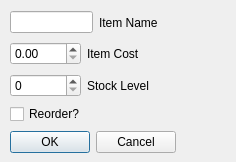
<?xml version="1.0" encoding="UTF-8"?>
<ui version="4.0">
 <class>EditItemDialog</class>
 <widget class="QDialog" name="EditItemDialog">
  <property name="geometry">
   <rect>
    <x>0</x>
    <y>0</y>
    <width>236</width>
    <height>162</height>
   </rect>
  </property>
  <property name="cursor">
   <cursorShape>ArrowCursor</cursorShape>
  </property>
  <property name="mouseTracking">
   <bool>false</bool>
  </property>
  <property name="windowTitle">
   <string>Dialog</string>
  </property>
  <property name="windowOpacity">
   <double>1.000000000000000</double>
  </property>
  <property name="autoFillBackground">
   <bool>false</bool>
  </property>
  <widget class="QWidget" name="layoutWidget">
   <property name="geometry">
    <rect>
     <x>10</x>
     <y>130</y>
     <width>214</width>
     <height>24</height>
    </rect>
   </property>
   <layout class="QHBoxLayout" name="okCancelLayout">
    <item>
     <widget class="QDialogButtonBox" name="okCancelButton">
      <property name="orientation">
       <enum>Qt::Horizontal</enum>
      </property>
      <property name="standardButtons">
       <set>QDialogButtonBox::Cancel|QDialogButtonBox::Ok</set>
      </property>
     </widget>
    </item>
    <item>
     <spacer name="horizontalSpacer">
      <property name="orientation">
       <enum>Qt::Horizontal</enum>
      </property>
      <property name="sizeHint" stdset="0">
       <size>
        <width>40</width>
        <height>20</height>
       </size>
      </property>
     </spacer>
    </item>
   </layout>
  </widget>
  <widget class="QWidget" name="layoutWidget">
   <property name="geometry">
    <rect>
     <x>10</x>
     <y>10</y>
     <width>148</width>
     <height>114</height>
    </rect>
   </property>
   <layout class="QVBoxLayout" name="itemEntryLayout">
    <item>
     <layout class="QHBoxLayout" name="itemNameLayout">
      <item>
       <widget class="QLineEdit" name="itemNameEdit"/>
      </item>
      <item>
       <widget class="QLabel" name="itemNameLabel">
        <property name="text">
         <string>Item Name</string>
        </property>
       </widget>
      </item>
     </layout>
    </item>
    <item>
     <layout class="QHBoxLayout" name="itemCostLayout">
      <item>
       <widget class="QDoubleSpinBox" name="itemCostSpinBox"/>
      </item>
      <item>
       <widget class="QLabel" name="itemCostLabel">
        <property name="text">
         <string>Item Cost</string>
        </property>
       </widget>
      </item>
     </layout>
    </item>
    <item>
     <layout class="QHBoxLayout" name="itemStockLayout">
      <item>
       <widget class="QSpinBox" name="itemStockSpinBox"/>
      </item>
      <item>
       <widget class="QLabel" name="itemStockLabel">
        <property name="text">
         <string>Stock Level</string>
        </property>
       </widget>
      </item>
     </layout>
    </item>
    <item>
     <widget class="QCheckBox" name="reorderCheckBox">
      <property name="text">
       <string>Reorder?</string>
      </property>
     </widget>
    </item>
   </layout>
  </widget>
 </widget>
 <resources/>
 <connections>
  <connection>
   <sender>okCancelButton</sender>
   <signal>accepted()</signal>
   <receiver>EditItemDialog</receiver>
   <slot>accept()</slot>
   <hints>
    <hint type="sourcelabel">
     <x>248</x>
     <y>254</y>
    </hint>
    <hint type="destinationlabel">
     <x>157</x>
     <y>274</y>
    </hint>
   </hints>
  </connection>
  <connection>
   <sender>okCancelButton</sender>
   <signal>rejected()</signal>
   <receiver>EditItemDialog</receiver>
   <slot>reject()</slot>
   <hints>
    <hint type="sourcelabel">
     <x>316</x>
     <y>260</y>
    </hint>
    <hint type="destinationlabel">
     <x>286</x>
     <y>274</y>
    </hint>
   </hints>
  </connection>
 </connections>
</ui>
